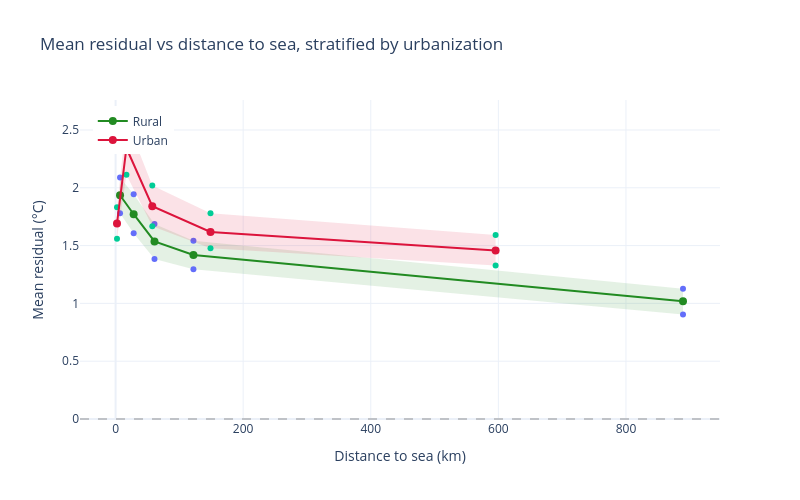
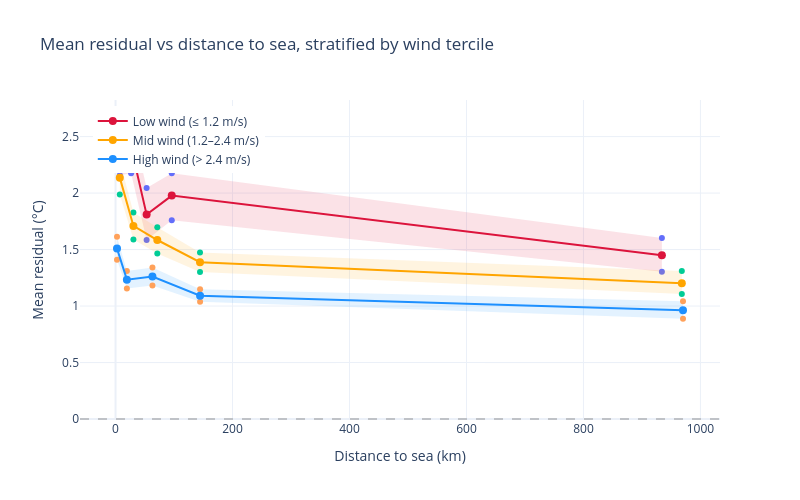

Here is the notebook cell these charts were saved with, in order:
### Code cell
# 1. Distance to sea stratified by DEGURBA (rural vs urban)
rural_labels = ["Very low density rural", "Low density rural", "Rural cluster"]
urban_labels = [
    "Suburban",
    "Semi-dense urban cluster",
    "Dense urban cluster",
    "Urban centre",
]

rural = residuals_df[residuals_df["degurba_label"].isin(rural_labels)]
urban = residuals_df[residuals_df["degurba_label"].isin(urban_labels)]

centers_r, mean_r, ci_lo_r, ci_hi_r = pdp_cluster_bootstrap(rural, "dist_to_sea_km")
centers_u, mean_u, ci_lo_u, ci_hi_u = pdp_cluster_bootstrap(urban, "dist_to_sea_km")

fig = go.Figure()

for centers, mean, ci_lo, ci_hi, color, label in [
    (centers_r, mean_r, ci_lo_r, ci_hi_r, "rgb(34,139,34)", "Rural"),
    (centers_u, mean_u, ci_lo_u, ci_hi_u, "rgb(220,20,60)", "Urban"),
]:
    rgba = color.replace("rgb(", "rgba(").replace(")", ",0.12)")
    fig.add_trace(
        go.Scatter(
            x=np.concatenate([centers, centers[::-1]]),
            y=np.concatenate([ci_hi, ci_lo[::-1]]),
            fill="toself",
            fillcolor=rgba,
            line=dict(width=0),
            showlegend=False,
            hoverinfo="skip",
        )
    )
    fig.add_trace(
        go.Scatter(
            x=centers,
            y=mean,
            mode="lines+markers",
            marker=dict(size=8, color=color),
            line=dict(color=color, width=2),
            name=label,
        )
    )

fig.add_hline(y=0, line_dash="dash", line_color="grey", opacity=0.4)
fig.update_layout(
    height=500,
    width=800,
    template="plotly_white",
    title="Mean residual vs distance to sea, stratified by urbanization",
    xaxis_title="Distance to sea (km)",
    yaxis_title="Mean residual (°C)",
    legend=dict(x=0.02, y=0.98),
)
fig.show()

# 2. Distance to sea stratified by wind tercile
wind_terciles = residuals_df["wind"].quantile([1 / 3, 2 / 3]).values
low_wind = residuals_df[residuals_df["wind"] <= wind_terciles[0]]
mid_wind = residuals_df[
    (residuals_df["wind"] > wind_terciles[0])
    & (residuals_df["wind"] <= wind_terciles[1])
]
high_wind = residuals_df[residuals_df["wind"] > wind_terciles[1]]

centers_lo, mean_lo, ci_lo_lo, ci_hi_lo = pdp_cluster_bootstrap(
    low_wind, "dist_to_sea_km"
)
centers_mid, mean_mid, ci_lo_mid, ci_hi_mid = pdp_cluster_bootstrap(
    mid_wind, "dist_to_sea_km"
)
centers_hi, mean_hi, ci_lo_hi, ci_hi_hi = pdp_cluster_bootstrap(
    high_wind, "dist_to_sea_km"
)

fig = go.Figure()

for centers, mean, ci_lo, ci_hi, color, label in [
    (
        centers_lo,
        mean_lo,
        ci_lo_lo,
        ci_hi_lo,
        "rgb(220,20,60)",
        f"Low wind (≤ {wind_terciles[0]:.1f} m/s)",
    ),
    (
        centers_mid,
        mean_mid,
        ci_lo_mid,
        ci_hi_mid,
        "rgb(255,165,0)",
        f"Mid wind ({wind_terciles[0]:.1f}–{wind_terciles[1]:.1f} m/s)",
    ),
    (
        centers_hi,
        mean_hi,
        ci_lo_hi,
        ci_hi_hi,
        "rgb(30,144,255)",
        f"High wind (> {wind_terciles[1]:.1f} m/s)",
    ),
]:
    rgba = color.replace("rgb(", "rgba(").replace(")", ",0.12)")
    fig.add_trace(
        go.Scatter(
            x=np.concatenate([centers, centers[::-1]]),
            y=np.concatenate([ci_hi, ci_lo[::-1]]),
            fill="toself",
            fillcolor=rgba,
            line=dict(width=0),
            showlegend=False,
            hoverinfo="skip",
        )
    )
    fig.add_trace(
        go.Scatter(
            x=centers,
            y=mean,
            mode="lines+markers",
            marker=dict(size=8, color=color),
            line=dict(color=color, width=2),
            name=label,
        )
    )

fig.add_hline(y=0, line_dash="dash", line_color="grey", opacity=0.4)
fig.update_layout(
    height=500,
    width=800,
    template="plotly_white",
    title="Mean residual vs distance to sea, stratified by wind tercile",
    xaxis_title="Distance to sea (km)",
    yaxis_title="Mean residual (°C)",
    legend=dict(x=0.02, y=0.98),
)
fig.show()

### Figure 1 — Plotly figure (JSON) as saved in the notebook; plotly's stock layout.template omitted (floating-point values rounded to 4 significant figures)
{"data": [{"fill": "toself", "fillcolor": "rgba(34,139,34,0.12)", "hoverinfo": "skip", "line": {"width": 0}, "showlegend": false, "type": "scatter", "x": [6.984, 28.34, 61.0, 122.0, 889.4, 889.4, 122.0, 61.0, 28.34, 6.984], "y": [2.088, 1.944, 1.687, 1.541, 1.126, 0.9031, 1.295, 1.384, 1.607, 1.78]}, {"line": {"color": "rgb(34,139,34)", "width": 2}, "marker": {"color": "rgb(34,139,34)", "size": 8}, "mode": "lines+markers", "name": "Rural", "type": "scatter", "x": [6.984, 28.34, 61.0, 122.0, 889.4], "y": [1.936, 1.771, 1.536, 1.419, 1.019]}, {"fill": "toself", "fillcolor": "rgba(220,20,60,0.12)", "hoverinfo": "skip", "line": {"width": 0}, "showlegend": false, "type": "scatter", "x": [2.23, 16.98, 57.55, 148.8, 595.7, 595.7, 148.8, 57.55, 16.98, 2.23], "y": [1.831, 2.589, 2.019, 1.779, 1.593, 1.328, 1.476, 1.667, 2.114, 1.559]}, {"line": {"color": "rgb(220,20,60)", "width": 2}, "marker": {"color": "rgb(220,20,60)", "size": 8}, "mode": "lines+markers", "name": "Urban", "type": "scatter", "x": [2.23, 16.98, 57.55, 148.8, 595.7], "y": [1.692, 2.344, 1.84, 1.618, 1.457]}], "layout": {"height": 500, "legend": {"x": 0.02, "y": 0.98}, "shapes": [{"line": {"color": "grey", "dash": "dash"}, "opacity": 0.4, "type": "line", "x0": 0, "x1": 1, "xref": "x domain", "y0": 0, "y1": 0, "yref": "y"}], "title": {"text": "Mean residual vs distance to sea, stratified by urbanization"}, "width": 800, "xaxis": {"title": {"text": "Distance to sea (km)"}}, "yaxis": {"title": {"text": "Mean residual (°C)"}}}}

### Figure 2 — Plotly figure (JSON) as saved in the notebook; plotly's stock layout.template omitted (floating-point values rounded to 4 significant figures)
{"data": [{"fill": "toself", "fillcolor": "rgba(220,20,60,0.12)", "hoverinfo": "skip", "line": {"width": 0}, "showlegend": false, "type": "scatter", "x": [7.34, 26.6, 53.11, 96.13, 934.1, 934.1, 96.13, 53.11, 26.6, 7.34], "y": [2.582, 2.649, 2.046, 2.175, 1.602, 1.304, 1.759, 1.584, 2.176, 2.157]}, {"line": {"color": "rgb(220,20,60)", "width": 2}, "marker": {"color": "rgb(220,20,60)", "size": 8}, "mode": "lines+markers", "name": "Low wind (≤ 1.2 m/s)", "type": "scatter", "x": [7.34, 26.6, 53.11, 96.13, 934.1], "y": [2.382, 2.406, 1.809, 1.978, 1.449]}, {"fill": "toself", "fillcolor": "rgba(255,165,0,0.12)", "hoverinfo": "skip", "line": {"width": 0}, "showlegend": false, "type": "scatter", "x": [7.25, 30.56, 71.38, 144.4, 968.2, 968.2, 144.4, 71.38, 30.56, 7.25], "y": [2.287, 1.828, 1.697, 1.474, 1.311, 1.106, 1.301, 1.465, 1.589, 1.987]}, {"line": {"color": "rgb(255,165,0)", "width": 2}, "marker": {"color": "rgb(255,165,0)", "size": 8}, "mode": "lines+markers", "name": "Mid wind (1.2–2.4 m/s)", "type": "scatter", "x": [7.25, 30.56, 71.38, 144.4, 968.2], "y": [2.137, 1.709, 1.585, 1.389, 1.203]}, {"fill": "toself", "fillcolor": "rgba(30,144,255,0.12)", "hoverinfo": "skip", "line": {"width": 0}, "showlegend": false, "type": "scatter", "x": [2.477, 19.37, 63.05, 144.5, 970.2, 970.2, 144.5, 63.05, 19.37, 2.477], "y": [1.613, 1.311, 1.342, 1.148, 1.043, 0.8866, 1.038, 1.183, 1.154, 1.409]}, {"line": {"color": "rgb(30,144,255)", "width": 2}, "marker": {"color": "rgb(30,144,255)", "size": 8}, "mode": "lines+markers", "name": "High wind (> 2.4 m/s)", "type": "scatter", "x": [2.477, 19.37, 63.05, 144.5, 970.2], "y": [1.51, 1.234, 1.261, 1.092, 0.9632]}], "layout": {"height": 500, "legend": {"x": 0.02, "y": 0.98}, "shapes": [{"line": {"color": "grey", "dash": "dash"}, "opacity": 0.4, "type": "line", "x0": 0, "x1": 1, "xref": "x domain", "y0": 0, "y1": 0, "yref": "y"}], "title": {"text": "Mean residual vs distance to sea, stratified by wind tercile"}, "width": 800, "xaxis": {"title": {"text": "Distance to sea (km)"}}, "yaxis": {"title": {"text": "Mean residual (°C)"}}}}
